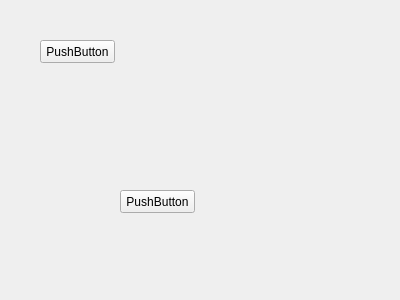
<?xml version="1.0" encoding="UTF-8"?>
<ui version="4.0">
 <class>Widget</class>
 <widget class="QWidget" name="Widget">
  <property name="geometry">
   <rect>
    <x>0</x>
    <y>0</y>
    <width>400</width>
    <height>300</height>
   </rect>
  </property>
  <property name="windowTitle">
   <string>Widget</string>
  </property>
  <widget class="QPushButton" name="btnA">
   <property name="geometry">
    <rect>
     <x>40</x>
     <y>40</y>
     <width>75</width>
     <height>23</height>
    </rect>
   </property>
   <property name="text">
    <string>PushButton</string>
   </property>
  </widget>
  <widget class="QPushButton" name="btnB">
   <property name="geometry">
    <rect>
     <x>120</x>
     <y>190</y>
     <width>75</width>
     <height>23</height>
    </rect>
   </property>
   <property name="text">
    <string>PushButton</string>
   </property>
  </widget>
 </widget>
 <layoutdefault spacing="6" margin="11"/>
 <resources/>
 <connections>
  <connection>
   <sender>btnA</sender>
   <signal>clicked()</signal>
   <receiver>Widget</receiver>
   <slot>update()</slot>
   <hints>
    <hint type="sourcelabel">
     <x>79</x>
     <y>61</y>
    </hint>
    <hint type="destinationlabel">
     <x>201</x>
     <y>133</y>
    </hint>
   </hints>
  </connection>
  <connection>
   <sender>btnB</sender>
   <signal>clicked()</signal>
   <receiver>Widget</receiver>
   <slot>update()</slot>
   <hints>
    <hint type="sourcelabel">
     <x>176</x>
     <y>195</y>
    </hint>
    <hint type="destinationlabel">
     <x>287</x>
     <y>184</y>
    </hint>
   </hints>
  </connection>
  <connection>
   <sender>Widget</sender>
   <signal>mousemove()</signal>
   <receiver>Widget</receiver>
   <slot>onmousemove()</slot>
   <hints>
    <hint type="sourcelabel">
     <x>333</x>
     <y>258</y>
    </hint>
    <hint type="destinationlabel">
     <x>333</x>
     <y>258</y>
    </hint>
   </hints>
  </connection>
 </connections>
 <slots>
  <signal>mousemove()</signal>
  <slot>onclick()</slot>
  <slot>onmousemove()</slot>
 </slots>
</ui>
